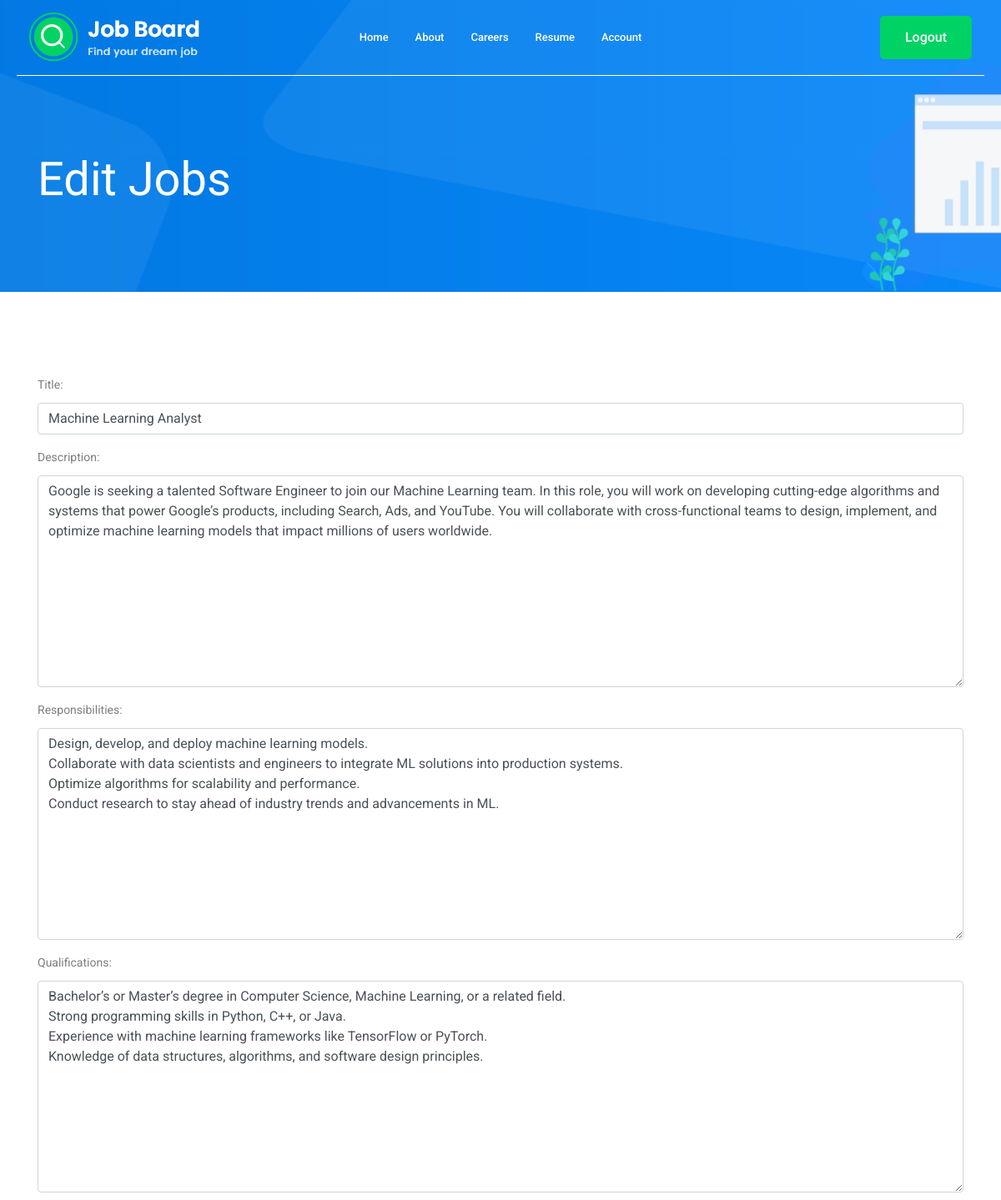
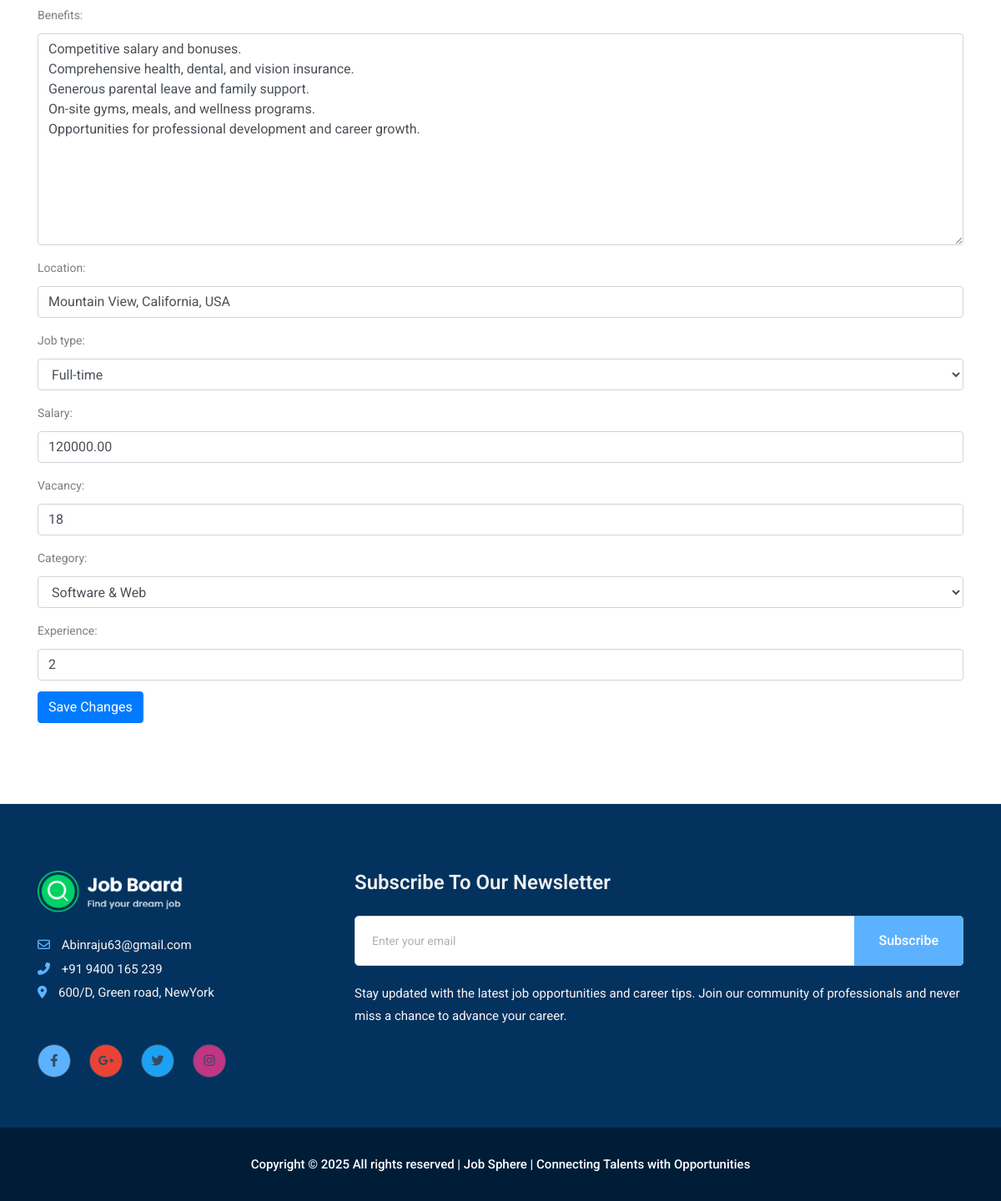
Page /edit-job/1/ (signed in) on the committed database (2 pictures, top to bottom).
### employer/models.py (models this page shows, shortened)
class Job(models.Model):
    job_id = models.AutoField(primary_key=True)
    employer = models.ForeignKey(Employer, on_delete=models.CASCADE, related_name='created_jobs')
    title = models.CharField(max_length=200)
    description = models.TextField()
    responsibilities = models.TextField()
    qualifications = models.TextField()
    benefits = models.TextField()
    location = models.CharField(max_length=200)
    job_type = models.CharField(max_length=100, choices=[('Full-time', 'Full-time'), ('Part-time', 'Part-time')])
    published_on = models.DateField(auto_now_add=True)
    salary = models.DecimalField(max_digits=10, decimal_places=2)
    vacancy = models.PositiveIntegerField()
    category = models.CharField(max_length=100, choices=[
        ('Design & Creative', 'Design & Creative'),
        ('Marketing', 'Marketing'),
        ('Telemarketing', 'Telemarketing'),
        ('Software & Web', 'Software & Web'),
        ('Administration', 'Administration'),
        ('Teaching & Education', 'Teaching & Education'),
        ('Engineering', 'Engineering'),
        ('Garments / Textile', 'Garments / Textile'),
        ('Others', 'Others')
    ])
    experience = models.PositiveIntegerField(default=0)

### main/views.py (the view)
# urls.py: path('edit-job/<int:job_id>/',views.edit_job, name='edit_job'),
@login_required
def edit_job(request, job_id):
    job = get_object_or_404(Job, job_id=job_id)
    if request.method == 'POST':
        form = JobForm(request.POST, instance=job)
        if form.is_valid():
            form.save()
            return redirect('browse_jobs')  # Redirect to the job list page or another appropriate page
    else:
        form = JobForm(instance=job)
    return render(request, 'edit_job.html', {'form': form})

### employer/forms.py
class JobForm(forms.ModelForm):
    class Meta:
        model = Job
        exclude = ['employer']
        fields = ['job_id', 'employer', 'title', 'description', 'responsibilities', 'qualifications', 'benefits', 'location', 'job_type', 'salary', 'vacancy', 'category', 'experience']
        widgets = {
            'title': forms.TextInput(attrs={'class': 'form-control'}),
            'description': forms.Textarea(attrs={'class': 'form-control'}),
            'responsibilities': forms.Textarea(attrs={'class': 'form-control'}),
            'qualifications': forms.Textarea(attrs={'class': 'form-control'}),
            'benefits': forms.Textarea(attrs={'class': 'form-control'}),
            'location': forms.TextInput(attrs={'class': 'form-control'}),
            'job_type': forms.Select(attrs={'class': 'form-control'}),
            'salary': forms.NumberInput(attrs={'class': 'form-control'}),
            'vacancy': forms.NumberInput(attrs={'class': 'form-control'}),
            'category': forms.Select(attrs={'class': 'form-control'}),
            'experience': forms.NumberInput(attrs={'class': 'form-control'}),
        }

### employer/templates/edit_job.html (shortened to what this page needs)
{% extends "base.html" %}
{% block content %}
<div class="bradcam_area bradcam_bg_1">
    <div class="container">
        <div class="row">
            <div class="col-xl-12">
                <div class="bradcam_text">
                    <h3>Edit Jobs</h3>
                </div>
            </div>
        </div>
    </div>
</div>
<br><br><br><br>
    <div class="container">
        <form method="post" enctype="multipart/form-data">
            {{ form.as_p }}
            <button type="submit" class="btn btn-primary">Save Changes</button>
        </form>
    </div>
<br><br><br><br>
{% endblock %}

### rows in the picture
Job: title "Machine Learning Analyst", description "Google is seeking a talented Software Engineer to join our Machine Learning team. In this role, you will work on developing cutting-edge algorithms and systems that power Google’s products, including Search, Ads, and YouTube. You will collaborate with cross-functional teams to design, implement, and optimize machine learning models that impact millions of users worldwide.", responsibilities "Design, develop, and deploy machine learning models. Collaborate with data scientists and engineers to integrate ML solutions into production systems. Optimize algorithms for scalability and performance. Conduct research to stay ahead of industry trends and advancements in ML.", qualifications "Bachelor’s or Master’s degree in Computer Science, Machine Learning, or a related field. Strong programming skills in Python, C++, or Java. Experience with machine learning frameworks like TensorFlow or PyTorch. Knowledge of data structures, algorithms, and software design principles.", benefits "Competitive salary and bonuses. Comprehensive health, dental, and vision insurance. Generous parental leave and family support. On-site gyms, meals, and wellness programs. Opportunities for professional development and career growth.", location "Mountain View, California, USA", job_type "Full-time", salary "120000.00", vacancy "18", category "Software & Web", experience "2"
